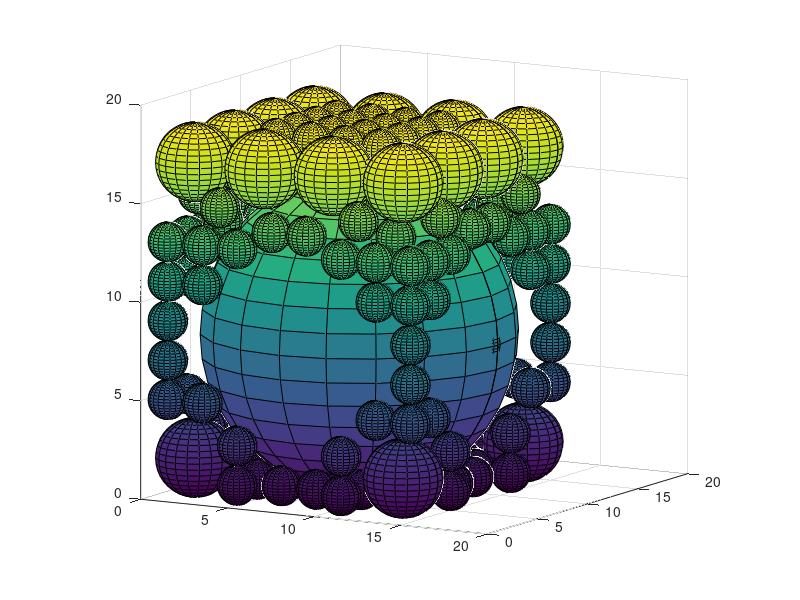

Recreate this plot in MATLAB.
close all;clear all;clc;
[x y z] = sphere;
s1=surf(x*8+8,y*8+8,z*8+8);
hold on
s2=surf(x*1+15,y*1+8,z*1+8);
s3=surf(x*7+7,y*7+8,z*7+8);
s4=surf(x*1+7,y*1+14,z*1+8);
s5=surf(x*6+7,y*6+7,z*6+8);
s6=surf(x*1+12,y*1+7,z*1+8);
s7=surf(x*5+6,y*5+7,z*5+8);
s8=surf(x*1+6,y*1+11,z*1+8);
s9=surf(x*4+6,y*4+6,z*4+8);
s10=surf(x*1+9,y*1+6,z*1+8);
s11=surf(x*3+5,y*3+6,z*3+8);
s12=surf(x*1+5,y*1+8,z*1+8);
s13=surf(x*2+5,y*2+5,z*2+8);
s14=surf(x*1+4,y*1+5,z*1+8);
s15=surf(x*1+6,y*1+5,z*1+8);
s16=surf(x*2+2,y*2+2,z*2+2);
s17=surf(x*2+14,y*2+2,z*2+2);
s18=surf(x*2+2,y*2+14,z*2+2);
s19=surf(x*2+14,y*2+14,z*2+2);
s20=surf(x*1+2,y*1+2,z*1+1);
s21=surf(x*1+14,y*1+2,z*1+1);
s22=surf(x*1+2,y*1+14,z*1+1);
s23=surf(x*1+14,y*1+14,z*1+1);
s24=surf(x*1+2,y*1+7,z*1+1);
s25=surf(x*1+14,y*1+7,z*1+1);
s26=surf(x*1+2,y*1+9,z*1+1);
s27=surf(x*1+14,y*1+9,z*1+1);
s28=surf(x*1+7,y*1+2,z*1+1);
s29=surf(x*1+9,y*1+2,z*1+1);
s30=surf(x*1+7,y*1+14,z*1+1);
s31=surf(x*1+9,y*1+14,z*1+1);
s32=surf(x*1+5,y*1+1,z*1+3);
s33=surf(x*1+11,y*1+1,z*1+3);
s34=surf(x*1+5,y*1+15,z*1+3);
s35=surf(x*1+11,y*1+15,z*1+3);
s36=surf(x*1+1,y*1+5,z*1+3);
s37=surf(x*1+15,y*1+5,z*1+3);
s38=surf(x*1+1,y*1+11,z*1+3);
s39=surf(x*1+15,y*1+11,z*1+3);
s40=surf(x*1+1,y*1+3,z*1+5);
s41=surf(x*1+15,y*1+3,z*1+5);
s42=surf(x*1+1,y*1+13,z*1+5);
s43=surf(x*1+15,y*1+13,z*1+5);
s44=surf(x*1+3,y*1+1,z*1+5);
s45=surf(x*1+13,y*1+1,z*1+5);
s46=surf(x*1+3,y*1+15,z*1+5);
s47=surf(x*1+13,y*1+15,z*1+5);
s48=surf(x*1+3,y*1+5,z*1+1);
s49=surf(x*1+13,y*1+5,z*1+1);
s50=surf(x*1+3,y*1+11,z*1+1);
s51=surf(x*1+13,y*1+11,z*1+1);
s52=surf(x*1+5,y*1+3,z*1+1);
s53=surf(x*1+11,y*1+3,z*1+1);
s54=surf(x*1+5,y*1+13,z*1+1);
s55=surf(x*1+11,y*1+13,z*1+1);
s56=surf(x*1+5,y*1+1,z*1+1);
s57=surf(x*1+11,y*1+1,z*1+1);
s58=surf(x*1+5,y*1+15,z*1+1);
s59=surf(x*1+11,y*1+15,z*1+1);
s60=surf(x*1+1,y*1+5,z*1+1);
s61=surf(x*1+15,y*1+5,z*1+1);
s62=surf(x*1+1,y*1+11,z*1+1);
s63=surf(x*1+15,y*1+11,z*1+1);
s64=surf(x*1+2,y*1+2,z*1+3);
s65=surf(x*1+14,y*1+2,z*1+3);
s66=surf(x*1+2,y*1+14,z*1+3);
s67=surf(x*1+14,y*1+14,z*1+3);
s68=surf(x*1+1,y*1+1,z*1+5);
s69=surf(x*1+15,y*1+1,z*1+5);
s70=surf(x*1+1,y*1+15,z*1+5);
s71=surf(x*1+15,y*1+15,z*1+5);
s72=surf(x*1+1,y*1+1,z*1+7);
s73=surf(x*1+15,y*1+1,z*1+7);
s74=surf(x*1+1,y*1+15,z*1+7);
s75=surf(x*1+15,y*1+15,z*1+7);
s76=surf(x*1+1,y*1+1,z*1+13);
s77=surf(x*1+15,y*1+1,z*1+13);
s78=surf(x*1+1,y*1+15,z*1+13);
s79=surf(x*1+15,y*1+15,z*1+13);
s80=surf(x*2+2,y*2+6,z*2+17);
s81=surf(x*2+14,y*2+6,z*2+17);
s82=surf(x*2+2,y*2+10,z*2+17);
s83=surf(x*2+14,y*2+10,z*2+17);
s84=surf(x*2+2,y*2+2,z*2+17);
s85=surf(x*2+14,y*2+2,z*2+17);
s86=surf(x*2+2,y*2+14,z*2+17);
s87=surf(x*2+14,y*2+14,z*2+17);
s88=surf(x*2+6,y*2+2,z*2+17);
s89=surf(x*2+10,y*2+2,z*2+17);
s90=surf(x*2+6,y*2+14,z*2+17);
s91=surf(x*2+10,y*2+14,z*2+17);
s92=surf(x*1+5,y*1+5,z*1+18);
s93=surf(x*1+11,y*1+5,z*1+18);
s94=surf(x*1+5,y*1+11,z*1+18);
s95=surf(x*1+11,y*1+11,z*1+18);
s96=surf(x*1+5,y*1+5,z*1+16);
s97=surf(x*1+11,y*1+5,z*1+16);
s98=surf(x*1+5,y*1+11,z*1+16);
s99=surf(x*1+11,y*1+11,z*1+16);
s100=surf(x*1+3,y*1+3,z*1+14);
s101=surf(x*1+13,y*1+3,z*1+14);
s102=surf(x*1+3,y*1+13,z*1+14);
s103=surf(x*1+13,y*1+13,z*1+14);
s104=surf(x*1+1,y*1+3,z*1+13);
s105=surf(x*1+15,y*1+3,z*1+13);
s106=surf(x*1+1,y*1+13,z*1+13);
s107=surf(x*1+15,y*1+13,z*1+13);
s108=surf(x*1+3,y*1+1,z*1+13);
s109=surf(x*1+13,y*1+1,z*1+13);
s110=surf(x*1+3,y*1+15,z*1+13);
s111=surf(x*1+13,y*1+15,z*1+13);
s112=surf(x*1+1,y*1+1,z*1+11);
s113=surf(x*1+15,y*1+1,z*1+11);
s114=surf(x*1+1,y*1+15,z*1+11);
s115=surf(x*1+15,y*1+15,z*1+11);
s116=surf(x*1+1,y*1+3,z*1+11);
s117=surf(x*1+15,y*1+3,z*1+11);
s118=surf(x*1+1,y*1+13,z*1+11);
s119=surf(x*1+15,y*1+13,z*1+11);
s120=surf(x*1+3,y*1+1,z*1+11);
s121=surf(x*1+13,y*1+1,z*1+11);
s122=surf(x*1+3,y*1+15,z*1+11);
s123=surf(x*1+13,y*1+15,z*1+11);
s124=surf(x*1+5,y*1+1,z*1+13);
s125=surf(x*1+11,y*1+1,z*1+13);
s126=surf(x*1+5,y*1+15,z*1+13);
s127=surf(x*1+11,y*1+15,z*1+13);
s128=surf(x*1+1,y*1+5,z*1+13);
s129=surf(x*1+15,y*1+5,z*1+13);
s130=surf(x*1+1,y*1+11,z*1+13);
s131=surf(x*1+15,y*1+11,z*1+13);
s132=surf(x*1+1,y*1+1,z*1+9);
s133=surf(x*1+15,y*1+1,z*1+9);
s134=surf(x*1+1,y*1+15,z*1+9);
s135=surf(x*1+15,y*1+15,z*1+9);
s136=surf(x*1+4,y*1+1,z*1+15);
s137=surf(x*1+12,y*1+1,z*1+15);
s138=surf(x*1+4,y*1+15,z*1+15);
s139=surf(x*1+12,y*1+15,z*1+15);
s140=surf(x*1+1,y*1+4,z*1+15);
s141=surf(x*1+15,y*1+4,z*1+15);
s142=surf(x*1+1,y*1+12,z*1+15);
s143=surf(x*1+15,y*1+12,z*1+15);
s144=surf(x*1+7,y*1+1,z*1+14);
s145=surf(x*1+9,y*1+1,z*1+14);
s146=surf(x*1+7,y*1+15,z*1+14);
s147=surf(x*1+9,y*1+15,z*1+14);
s148=surf(x*1+1,y*1+7,z*1+14);
s149=surf(x*1+15,y*1+7,z*1+14);
s150=surf(x*1+1,y*1+9,z*1+14);
s151=surf(x*1+15,y*1+9,z*1+14);
s152=surf(x*1+2,y*1+2,z*1+16);
s153=surf(x*1+14,y*1+2,z*1+16);
s154=surf(x*1+2,y*1+14,z*1+16);
s155=surf(x*1+14,y*1+14,z*1+16);
s156=surf(x*1+2,y*1+2,z*1+18);
s157=surf(x*1+14,y*1+2,z*1+18);
s158=surf(x*1+2,y*1+14,z*1+18);
s159=surf(x*1+14,y*1+14,z*1+18);
s160=surf(x*1+2,y*1+6,z*1+16);
s161=surf(x*1+14,y*1+6,z*1+16);
s162=surf(x*1+2,y*1+10,z*1+16);
s163=surf(x*1+14,y*1+10,z*1+16);
s164=surf(x*1+2,y*1+6,z*1+18);
s165=surf(x*1+14,y*1+6,z*1+18);
s166=surf(x*1+2,y*1+10,z*1+18);
s167=surf(x*1+14,y*1+10,z*1+18);
s168=surf(x*1+6,y*1+2,z*1+16);
s169=surf(x*1+10,y*1+2,z*1+16);
s170=surf(x*1+6,y*1+14,z*1+16);
s171=surf(x*1+10,y*1+14,z*1+16);
s172=surf(x*1+6,y*1+2,z*1+18);
s173=surf(x*1+10,y*1+2,z*1+18);
s174=surf(x*1+6,y*1+14,z*1+18);
s175=surf(x*1+10,y*1+14,z*1+18);
s176=surf(x*1+5,y*1+7,z*1+18);
s177=surf(x*1+11,y*1+7,z*1+18);
s178=surf(x*1+5,y*1+9,z*1+18);
s179=surf(x*1+11,y*1+9,z*1+18);
s180=surf(x*1+7,y*1+5,z*1+18);
s181=surf(x*1+9,y*1+5,z*1+18);
s182=surf(x*1+7,y*1+11,z*1+18);
s183=surf(x*1+9,y*1+11,z*1+18);
s184=surf(x*1+7,y*1+7,z*1+18);
s185=surf(x*1+9,y*1+7,z*1+18);
s186=surf(x*1+7,y*1+9,z*1+18);
s187=surf(x*1+9,y*1+9,z*1+18);
daspect([1 1 1]);
view(30,10);
